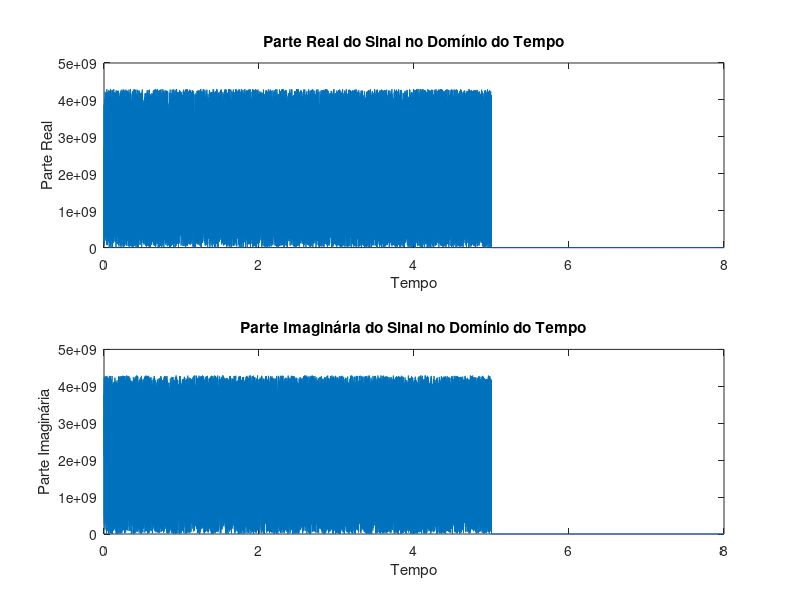
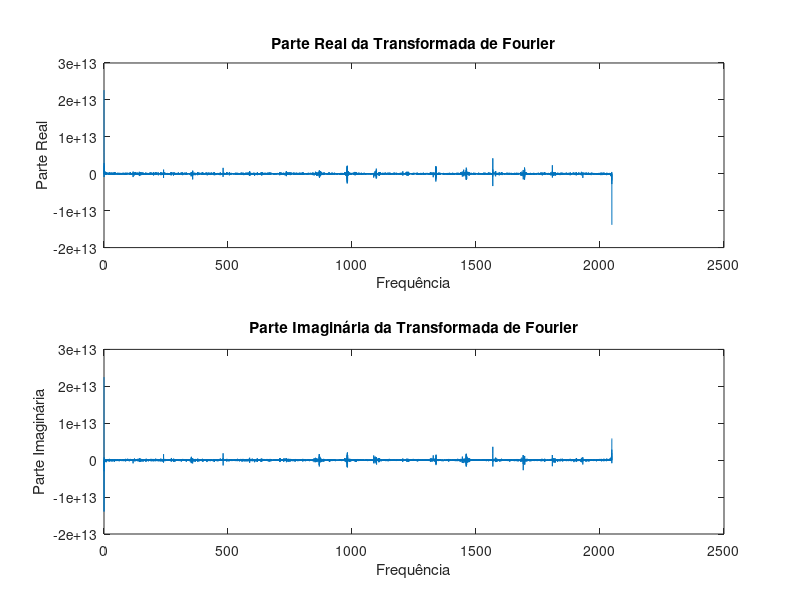
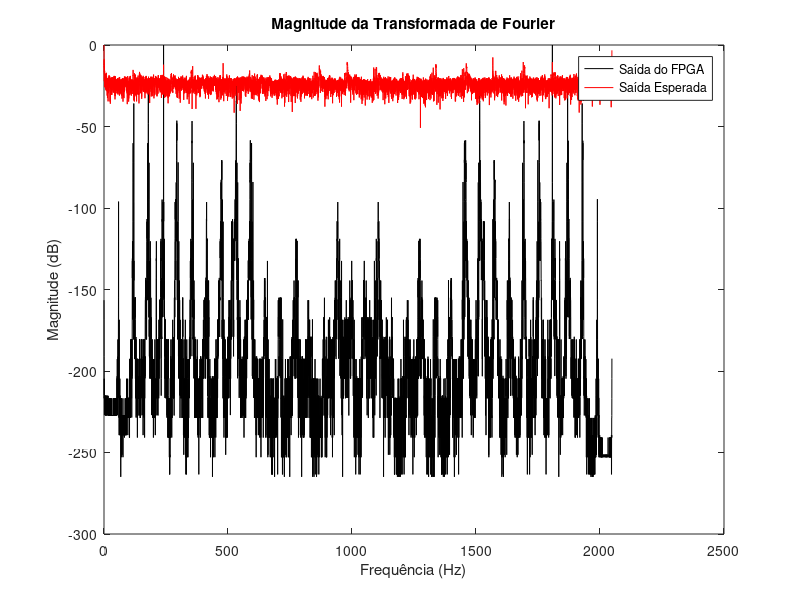

The MATLAB script that drew these images, in order:
%%
% Prof. Daniel Muñoz Arboleda
% UnB/FCTE
% 22 janeiro, 2025
%
% Descrição:
% Cria um sinal de entrada, aplica a FFT e cria um arquivo de entrada para o testbench.
% Este sinal pode ser injetado em um IP-core FFT da AMD-Xilinx.
% O script também lê a saída da FFT e compara com a saída esperada.
%
%%
% Define o sinal ou função no domínio do tempo
close all;
clear all;
clc;

create_file = 0; % 1: escreve os arquivos de entrada; 0: caso contrário
decode_result = 1; % 1: decodifica o resultado do FPGA; 0: não decodifica

fs = 2048; % frequência de amostragem (Hz)

% Lê o sinal do arquivo saida_VIVADO.txt (valores hexadecimais)
fileID = fopen('saida_VIVADO.txt', 'r');
hexData = textscan(fileID, '%s'); % Lê os valores hexadecimais como strings
fclose(fileID);

% Converte os valores hexadecimais para decimais
signal_data = hex2dec(hexData{1});


% Separa as partes real e imaginária do sinal
xRe = signal_data(1:2:end); % Parte real do sinal (amostras ímpares)
xIm = signal_data(2:2:end); % Parte imaginária do sinal (amostras pares)

% Verifica se o número de amostras é par
if length(xRe) ~= length(xIm)
    error('O número de amostras para parte real e imaginária não é igual.');
end

% Ajusta o vetor de tempo com base no número de amostras reais
t = 0:1/fs:(length(xRe)/fs)-(1/fs); % Vetor de tempo

% Sinal complexo
x = xRe + 1i*xIm;

% Plota as partes real e imaginária do sinal no domínio do tempo
figure; 
subplot(2,1,1); 
plot(t, xRe); 
xlabel('Tempo'); 
ylabel('Parte Real'); 
title('Parte Real do Sinal no Domínio do Tempo'); 
subplot(2,1,2); 
plot(t, xIm); 
xlabel('Tempo'); 
ylabel('Parte Imaginária'); 
title('Parte Imaginária do Sinal no Domínio do Tempo'); 

% Calcula a Transformada de Fourier
y = fft(x); 
% Extrai as partes real e imaginária da Transformada de Fourier
yRe = real(y); 
yIm = imag(y); 

% Plota as partes real e imaginária da Transformada de Fourier
n = length(x); % número de amostras
f = (0:n-1)*(fs/n); % faixa de frequência
faxis = fs*(0:1/(n-1):1);

figure; 
subplot(2,1,1); 
plot(f, yRe); 
xlabel('Frequência'); 
ylabel('Parte Real'); 
title('Parte Real da Transformada de Fourier'); 
subplot(2,1,2); 
plot(f, yIm); 
xlabel('Frequência'); 
ylabel('Parte Imaginária'); 
title('Parte Imaginária da Transformada de Fourier'); 

% Cria arquivos de entrada para o testbench, se necessário


% Decodifica o resultado do FPGA, se necessário
if decode_result == 1
    hw_out_str = textread('fft_512_output.txt', '%s');
    sw_out_str = textread('saida_.txt', '%s');
    hw_out = cellfun(@str2num, hw_out_str)/(2^15-32); % Converte para valores decimais
    sw_out = cellfun(@str2num, sw_out_str)/(2^15-32); % Converte para valores decimais

    % Separa as partes real e imaginária da saída do FPGA
    yRe_hw = hw_out(1:2:end); % Parte real (amostras ímpares)
    yIm_hw = hw_out(2:2:end); % Parte imaginária (amostras pares)

    % Separa as partes real e imaginária da saída esperada
    yRe_sw = sw_out(1:2:end); % Parte real (amostras ímpares)
    yIm_sw = sw_out(2:2:end); % Parte imaginária (amostras pares)

    % Calcula a magnitude da FFT (saída do FPGA)
    yhw = sqrt(yRe_hw.^2 + yIm_hw.^2); % Magnitude

    % Calcula a magnitude da FFT (saída esperada)
    ysw = sqrt(yRe.^2 + yIm.^2); % Magnitude

    % Normaliza e converte para dB
    yhw = 10*log10(yhw/max(yhw));
    ysw = 10*log10(ysw/max(ysw));

    % Ajusta o vetor de frequência para o tamanho correto
    faxis = fs*(0:1/(length(yhw)-1):1);

    % Plota os resultados
    figure; 
    plot(faxis, yhw, '-k'); % Saída do FPGA
    hold on
    plot(faxis, ysw, '-r'); % Saída esperada
    xlabel('Frequência (Hz)'); 
    ylabel('Magnitude (dB)'); 
    title('Magnitude da Transformada de Fourier'); 
    legend('Saída do FPGA', 'Saída Esperada');
end